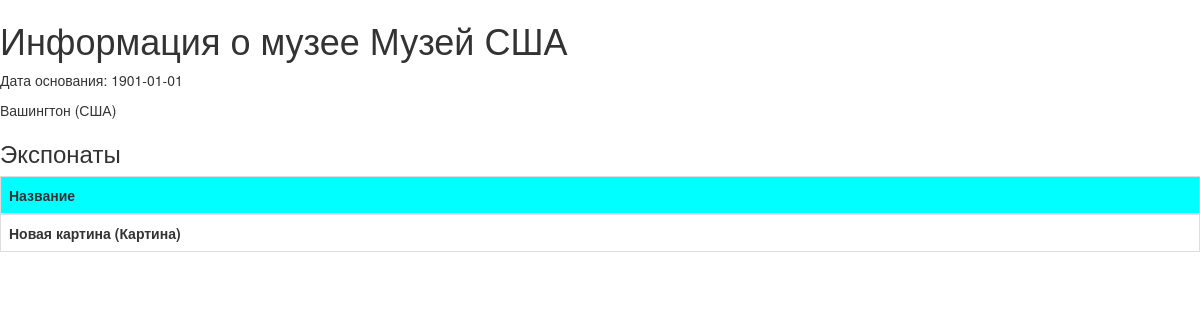
The page /museums/2 on the database its author committed.
### tables this page shows
CREATE TABLE museum(
            id INTEGER UNIQUE NOT NULL PRIMARY KEY,
            name TEXT NOT NULL,
            foundation_date TEXT NOT NULL,
            city_id INTEGER NOT NULL,
            FOREIGN KEY (city_id) REFERENCES city(id) ON DELETE CASCADE
        );

CREATE TABLE city(
            id INTEGER UNIQUE NOT NULL PRIMARY KEY,
            name TEXT,
            country_id INTEGER NOT NULL,
            FOREIGN KEY (country_id) REFERENCES country(id) ON DELETE CASCADE
        );

CREATE TABLE country(
            id INTEGER UNIQUE NOT NULL PRIMARY KEY,
            name TEXT NOT NULL
        );

CREATE TABLE "exhibit"
(
	id INTEGER not null
		primary key
		unique,
	release_date TEXT not null,
	title TEXT not null,
	type_id INTEGER default 0 not null,
	museum_id INTEGER not null
		references museum
			on delete cascade
);

CREATE TABLE type(
            id INTEGER UNIQUE NOT NULL PRIMARY KEY,
            name TEXT NOT NULL
        );

### views.py (the view)
@app.app.route('/museums/<int:id>', methods=['GET'])
def museums_id(id):
    museum_info = db.get_museum_by_id(id=id)
    return flask.render_template('museum.html', **museum_info)

### templates/museum.html (shortened to what this page needs)
{% extends "bootstrap/base.html" %}
{% block content %}
<h1>
    Информация о музее {{ museum.name }}
</h1>
<p>Дата основания: {{ museum.foundation_date }}</p>
<p>{{ city.name }} ({{ country.name }})</p>
{% if exhibits %}
<h3>
    Экспонаты
</h3>
<table class="table table-bordered border-primary">
  <thead>
    <tr>
        <th bgcolor="aqua"> Название </th>
    </tr>
  </thead>
  <tbody>
        {% for exhibit in exhibits %}
            <tr>
                <th> {{ exhibit.exhibit.title }} ({{ exhibit.type.name }})</th>
            </tr>
        {% endfor %}
  </tbody>
</table>
{% endif %}
{% endblock %}

### rows shown on the page
museum: name "Музей США", foundation_date "1901-01-01"
city: name "Вашингтон"
country: name "США"
exhibit: exhibit "Новая картина"
type: type.name "Картина"
